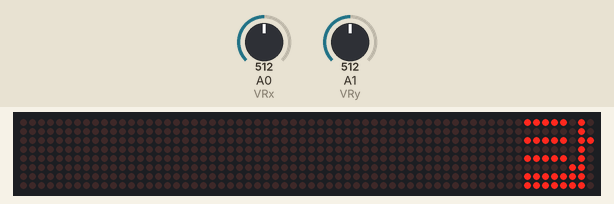
Bench run of a sketch on a simulated Arduino Uno, built with avr-gcc and run on an emulated ATmega328P. Shown: 64×8 LED matrix. Inputs (shaded band) come from the test bench; at power-on: A0 (VRx) = 512, A1 (VRy) = 512. Random numbers use the default seed unless the sketch sets one.

Above: at 1.2 s.
1.3 s: A0 (VRx) set to 204
2.9 s: A0 (VRx) set to 182
At 3.29 s:
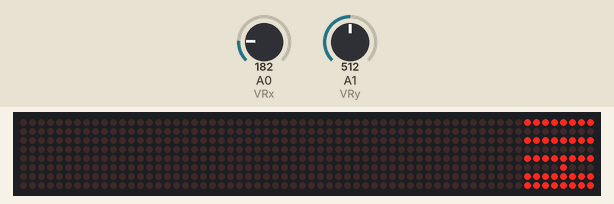
4.7 s: A0 (VRx) set to 799
6.2 s: A0 (VRx) set to 824
At 6.24 s:
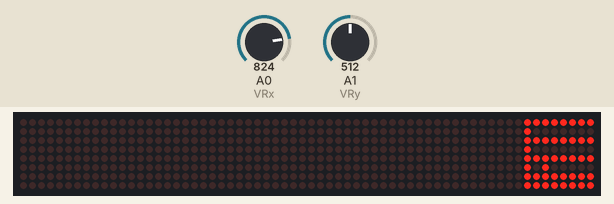

The sketch:

LED-Maze-Game.ino
```cpp
#include <LedControl.h>


int DIN = 11;
int CLK = 13;
int CS = 7;
LedControl lc = LedControl(DIN, CLK, CS, 0);


int VRx = A0;
int VRy = A1;


int leftThreshold = 190;
int rightThreshold = 810;
int upThreshold = 190;
int downThreshold = 810;


int playerRow = 17;
int playerCol = 17;


int attemptedPlayerRow = 16;
int attemptedPlayerCol = 16;


int counter = 0;


bool VirtualLEDS[19][19];


String Maze[9][9] = {
  {"R", "R", "R", "R", "R", "R", "R", "R", "D"},
  {"R", "R", "R", "R", "R", "R", "R", "R", "D"},
  {"R", "R", "R", "R", "R", "R", "R", "R", "D"},
  {"R", "R", "R", "R", "R", "R", "R", "R", "D"},
  {"R", "R", "R", "R", "R", "R", "R", "R", "D"},
  {"R", "R", "R", "R", "R", "R", "R", "R", "D"},
  {"R", "R", "R", "R", "R", "R", "R", "R", "D"},
  {"R", "R", "R", "R", "R", "R", "R", "R", "D"},
  {"R", "R", "R", "R", "R", "R", "R", "R", "N"}};


int position[2] = {8, 8};


int xOffset;
int yOffset;


void playerMove()
{
  SetVLED(playerCol, playerRow, false);


  if (analogRead(VRx) < leftThreshold) {
    attemptedPlayerCol = max(playerCol - 1, 1);
  }


  if (analogRead(VRx) > rightThreshold) {
    attemptedPlayerCol = min(playerCol + 1, 19);
  }


  if (analogRead(VRy) < upThreshold) {
    attemptedPlayerRow = max(playerRow - 1, 1);
  }


  if (analogRead(VRy) > downThreshold) {
    attemptedPlayerRow = min(playerRow + 1, 19);
  }


  if (VirtualLEDS[attemptedPlayerCol][attemptedPlayerRow] == false) {
    playerRow = attemptedPlayerRow;
    playerCol = attemptedPlayerCol;
  }
  else {
    attemptedPlayerRow = playerRow;
    attemptedPlayerCol = playerCol;
  }


  xOffset = 0;
  yOffset = 0;
  if (playerRow > 6) {
    yOffset = 6;
  }
  if (playerRow > 12) {
    yOffset = 12;
  }
  if (playerCol > 6) {
    xOffset = 6;
  }
  if (playerCol > 12) {
    xOffset = 12;
  }


  SetVLED(playerCol, playerRow, true);
}


void ClearVLEDs()
{
  for (int x = 0; x < 19; x++)
  {
    for (int y = 0; y < 19; y++)
    {
      VirtualLEDS[x][y] = false;
    }
  }
}


void SetVLED(int x, int y, bool state)
{
  if (0 <= x && x < 19)
  {
    if (0 <= y && y < 19)
    {
      VirtualLEDS[x][y] = state;
    }
  }
}


void MoveHead()
{
  int randNum = random(0, 4);
  if (randNum == 0) //Up
  {
    if (position[1] == 0)
      return;
    Maze[position[1]][position[0]] = "U";
    position[1] -= 1;
    Maze[position[1]][position[0]] = "N";
  }


  if (randNum == 1) //Right
  {
    if (position[0] == 8)
      return;
    Maze[position[1]][position[0]] = "R";
    position[0] += 1;
    Maze[position[1]][position[0]] = "N";
  }


  if (randNum == 2) //Down
  {
    if (position[1] == 8)
      return;
    Maze[position[1]][position[0]] = "D";
    position[1] += 1;
    Maze[position[1]][position[0]] = "N";
  }


  if (randNum == 3) //Left
  {
    if (position[0] == 0)
      return;
    Maze[position[1]][position[0]] = "L";
    position[0] -= 1;
    Maze[position[1]][position[0]] = "N";
  }
}


void RefreshVLEDGrid()
{
  ClearVLEDs();
  for (int x = 0; x < 12; x++)
  {
    for (int y = 0; y < 12; y++)
    {
      SetVLED(x*2, y*2, true);
      SetVLED(x*2, y*2+1, true);
      SetVLED(x*2, y*2-1, true);
      SetVLED(x*2+1, y*2, true);
      SetVLED(x*2-1, y*2, true);
    }
  }


  for (int i = 0; i < 19; i++) {
    SetVLED(18, i, true);
    SetVLED(i, 18, true);
  }


  for (int x = 0; x < 9; x++)
  {
    for (int y = 0; y < 9; y++)
    {
      if (Maze[y][x] == "R")
        SetVLED(x*2+1+1,y*2+1,false);
      if (Maze[y][x] == "L")
        SetVLED(x*2+1-1,y*2+1,false);
      if (Maze[y][x] == "U")
        SetVLED(x*2+1,y*2+1-1,false);
      if (Maze[y][x] == "D")
        SetVLED(x*2+1,y*2+1+1,false);
    }
  }
}


void setup()
{
  lc.shutdown(0, false); // Wake up the 7219
  lc.setIntensity(0, 15); // Full brightness
  lc.clearDisplay(0); // Clear the matrix


  ClearVLEDs();
  randomSeed(1);
  //MoveHead();
  RefreshVLEDGrid();
}


void loop()
{
  playerMove();


  if (counter % 2 == 0) {
    SetVLED(1, 1, true);
    SetVLED(playerCol, playerRow, true);
  }
  else {
    SetVLED(1, 1, false);
    SetVLED(playerCol, playerRow, false);
  }
  counter += 1;

  for (int x = 0; x < 8; x++) {
    for (int y = 0; y < 8; y++) {
      lc.setLed(0, y, x, VirtualLEDS[x + xOffset][y + yOffset]);
    }
  }


  if ((playerRow == 1) && (playerCol == 1)) {
      lc.clearDisplay(0); // Clear the matrix
      delay(1000);
      bool rawMessage[8][80] = {
        {0, 0, 0, 0, 0, 0, 0, 0, 0, 0, 0, 0, 0, 0, 0, 0, 0, 0, 0, 0, 0, 0, 0, 0, 0, 0, 0, 0, 0, 0, 0, 0, 0, 0, 0, 0, 0, 0, 0, 0, 0, 0, 0, 0, 0, 0, 0, 0, 0, 0, 0, 0, 0, 0, 0, 0, 0, 0, 0, 0, 0, 0, 0, 0, 0, 0, 0, 0, 0, 0, 0, 0, 0, 0, 0, 0, 0, 0, 0, 0},
        {0, 1, 0, 0, 0, 0, 1, 0, 0, 1, 1, 1, 1, 1, 1, 0, 0, 1, 0, 0, 0, 0, 1, 0, 1, 1, 1, 1, 1, 1, 1, 0, 0, 0, 0, 0, 0, 0, 0, 0, 0, 1, 0, 0, 0, 0, 0, 0, 0, 1, 1, 1, 1, 1, 1, 0, 0, 1, 0, 0, 0, 0, 1, 0, 0, 1, 1, 1, 1, 1, 1, 0, 0, 1, 0, 0, 0, 0, 0, 0},
        {0, 1, 1, 0, 0, 0, 1, 0, 0, 1, 0, 0, 0, 0, 0, 0, 0, 0, 1, 0, 0, 1, 0, 0, 0, 0, 0, 1, 0, 0, 0, 0, 0, 0, 0, 0, 0, 0, 0, 0, 0, 1, 0, 0, 0, 0, 0, 0, 0, 1, 0, 0, 0, 0, 0, 0, 0, 1, 0, 0, 0, 0, 1, 0, 0, 1, 0, 0, 0, 0, 0, 0, 0, 1, 0, 0, 0, 0, 0, 0},
        {0, 1, 0, 1, 0, 0, 1, 0, 0, 1, 0, 0, 0, 0, 0, 0, 0, 0, 0, 1, 1, 0, 0, 0, 0, 0, 0, 1, 0, 0, 0, 0, 0, 0, 0, 0, 0, 0, 0, 0, 0, 1, 0, 0, 0, 0, 0, 0, 0, 1, 0, 0, 0, 0, 0, 0, 0, 1, 1, 0, 0, 1, 1, 0, 0, 1, 0, 0, 0, 0, 0, 0, 0, 1, 0, 0, 0, 0, 0, 0},
        {0, 1, 0, 0, 1, 0, 1, 0, 0, 1, 1, 1, 1, 0, 0, 0, 0, 0, 0, 1, 1, 0, 0, 0, 0, 0, 0, 1, 0, 0, 0, 0, 0, 0, 0, 0, 0, 0, 0, 0, 0, 1, 0, 0, 0, 0, 0, 0, 0, 1, 1, 1, 1, 0, 0, 0, 0, 0, 1, 0, 0, 1, 0, 0, 0, 1, 1, 1, 1, 0, 0, 0, 0, 1, 0, 0, 0, 0, 0, 0},
        {0, 1, 0, 0, 0, 1, 1, 0, 0, 1, 0, 0, 0, 0, 0, 0, 0, 0, 1, 0, 0, 1, 0, 0, 0, 0, 0, 1, 0, 0, 0, 0, 0, 0, 0, 0, 0, 0, 0, 0, 0, 1, 0, 0, 0, 0, 0, 0, 0, 1, 0, 0, 0, 0, 0, 0, 0, 0, 1, 1, 1, 1, 0, 0, 0, 1, 0, 0, 0, 0, 0, 0, 0, 1, 0, 0, 0, 0, 0, 0},
        {0, 1, 0, 0, 0, 0, 1, 0, 0, 1, 1, 1, 1, 1, 1, 0, 0, 1, 0, 0, 0, 0, 1, 0, 0, 0, 0, 1, 0, 0, 0, 0, 0, 0, 0, 0, 0, 0, 0, 0, 0, 1, 1, 1, 1, 1, 1, 0, 0, 1, 1, 1, 1, 1, 1, 0, 0, 0, 0, 1, 0, 0, 0, 0, 0, 1, 1, 1, 1, 1, 1, 0, 0, 1, 1, 1, 1, 1, 1, 0},
        {0, 0, 0, 0, 0, 0, 0, 0, 0, 0, 0, 0, 0, 0, 0, 0, 0, 0, 0, 0, 0, 0, 0, 0, 0, 0, 0, 0, 0, 0, 0, 0, 0, 0, 0, 0, 0, 0, 0, 0, 0, 0, 0, 0, 0, 0, 0, 0, 0, 0, 0, 0, 0, 0, 0, 0, 0, 0, 0, 0, 0, 0, 0, 0, 0, 0, 0, 0, 0, 0, 0, 0, 0, 0, 0, 0, 0, 0, 0, 0}};
      for (int i = -8; i < 88; i++)
      {
        for (int y = 0; y < 80; y++)
        {
          for (int x = 0; x < 8; x++)
          {
            lc.setLed(0, x, y - i, rawMessage[x][y]);
          }
        }
      }
      delay(1000);
      lc.clearDisplay(0);
      SetVLED(1, 1, false);
      for (int i = 0; i < 1000; i++) {
        MoveHead();
      }
      RefreshVLEDGrid();
      playerRow = 17;
      playerCol = 17;
      attemptedPlayerRow = 17;
      attemptedPlayerCol = 17;
  }
}
```

Measured:
- the behaviour switches between 190 and 189 on A0 (VRx) (found by bisection; images 0 and 1)
- the behaviour switches between 810 and 811 on A0 (VRx) (found by bisection; images 1 and 2)
